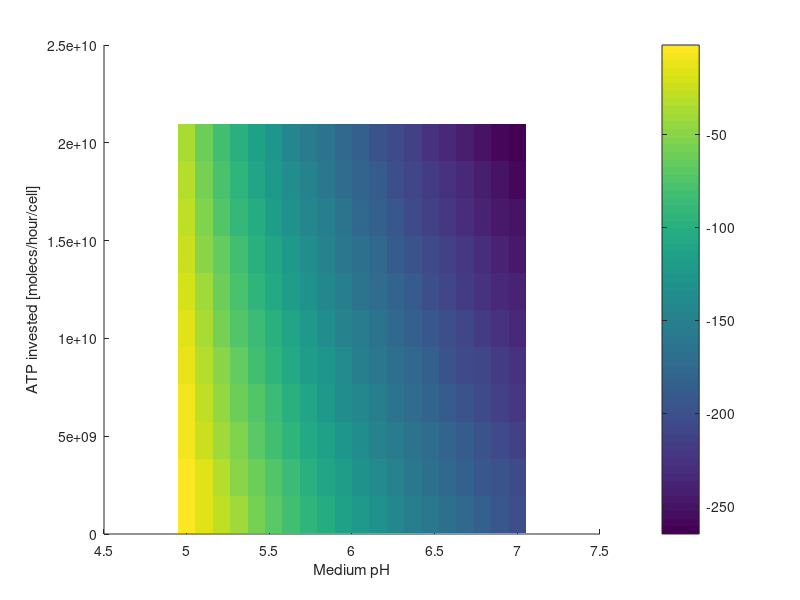

Here is the MATLAB script that generated this plot: (Note: this script raises an error after producing the figure.)
% Make figures related to the model in this file, save them  in folder
% \Figures

%% Figure 1: V_m as function of pHe and ATP expenditure per hour

load('data/Sim_22_02_2017.mat');

figure(1)
hold all
imagesc(v.pHe , v.nu_ATP , v.V_m * 1e3);

h = colorbar;

x_label = xlabel('Medium pH');
y_label = ylabel('ATP invested [molecs/hour/cell]');
c_label = ylabel(h, 'Membrane Potential [mVolt]' , 'rot' , -90);

set(c_label, 'Units', 'Normalized', 'Position', [4 , 0.5, 0])
%set(c_label , 'ylim' , [0 10] * 1e10)

set(gca,'XTick',      v.pHe)
set(gca,'XTickLabel', v.pHe)

set(y_label ,'FontSize',18);
set(x_label ,'FontSize',18);
set(c_label ,'FontSize',18);
set(gca , 'FontSize' , 18)

xlim([5 7])
ylim([0 20] * 1e9)


grid off

print(gcf , 'Figures/Cmap_Vm_pHe_ATPFlow.eps' , '-dpsc2')

%% Figure 2: PMF as function of pHe and ATP expenditure per hour

figure(2)
hold all
imagesc(v.pHe , v.nu_ATP , v.PMF * 1e3);

h = colorbar;

x_label = xlabel('Medium pH');
y_label = ylabel('ATP invested [molecs/hour/cell]');
c_label = ylabel(h, 'PMF [mVolt]' , 'rot' , -90);

set(c_label, 'Units', 'Normalized', 'Position', [4 , 0.5, 0])
%set(c_label , 'ylim' , [0 10] * 1e10)

set(gca,'XTick',      v.pHe)
set(gca,'XTickLabel', v.pHe)

set(y_label ,'FontSize',18);
set(x_label ,'FontSize',18);
set(c_label ,'FontSize',18);
set(gca , 'FontSize' , 18)

xlim([5 7])
ylim([0 20] * 1e9)


grid off

print(gcf , 'Figures/Cmap_PMF_pHe_ATPFlow.eps' , '-dpsc2')

%% Figure 3: DeltapHi as function of pHe and ATP expenditure per hour

figure(3)
hold all
imagesc(v.pHe , v.nu_ATP , v.DeltapHi);

h = colorbar;

x_label = xlabel('Medium pH');
y_label = ylabel('ATP invested [molecs/hour/cell]');
c_label = ylabel(h, '\Delta pH_i' , 'rot' , -90);

set(c_label, 'Units', 'Normalized', 'Position', [4 , 0.5, 0])
%set(c_label , 'ylim' , [0 10] * 1e10)

set(gca,'XTick',      v.pHe)
set(gca,'XTickLabel', v.pHe)

set(y_label ,'FontSize',18);
set(x_label ,'FontSize',18);
set(c_label ,'FontSize',18);
set(gca , 'FontSize' , 18)

xlim([5 7])
ylim([0 20] * 1e9)


grid off

print(gcf , 'Figures/Cmap_DeltapHi_pHe_ATPFlow.eps' , '-dpsc2')

%% Figure 4: DeltaG_H/DeltaG_K as function of pHe and ATP expenditure per hour

figure(4)
hold all
imagesc(v.pHe , v.nu_ATP , v.DeltaG_H ./ v.DeltaG_K );

h = colorbar;

x_label = xlabel('Medium pH');
y_label = ylabel('ATP invested [molecs/hour/cell]');
c_label = ylabel(h, '\Delta G_H / \Delta G_K' , 'rot' , -90);

set(c_label, 'Units', 'Normalized', 'Position', [4 , 0.5, 0])
%set(c_label , 'ylim' , [0 10] * 1e10)

set(gca,'XTick',      v.pHe)
set(gca,'XTickLabel', v.pHe)

set(y_label ,'FontSize',18);
set(x_label ,'FontSize',18);
set(c_label ,'FontSize',18);
set(gca , 'FontSize' , 18)

xlim([5 7])
ylim([0 20] * 1e9)


grid off

print(gcf , 'Figures/Cmap_DeltaG_H_ratio_DeltaG_K_pHe_ATPFlow.eps' , '-dpsc2')